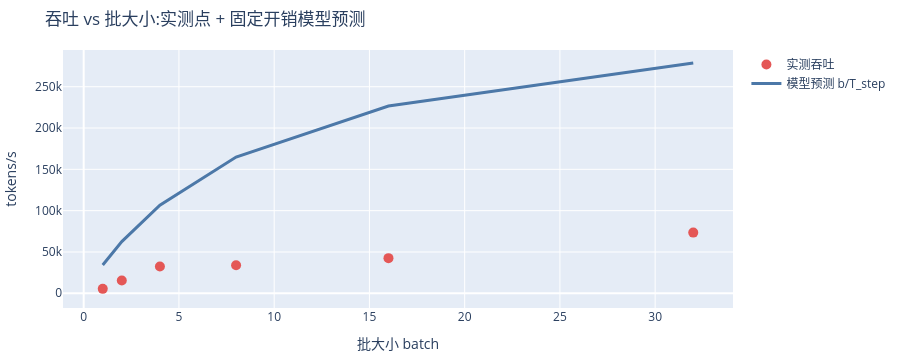

Source (notebook cell):
### Markdown cell above
✅ **模型曲线与实测形态吻合:先陡升、后趋平**——验证了『固定开销 + 线性边际成本』的模型。两条线的间距来自 token 产出率(候选耗尽/EOS 提前终止),这正是真实推理系统的『有效吞吐 vs 理想吞吐』之差。

### Code cell
# 最小二乘拟合固定开销模型:T_step = C_fixed + b*C_per_seq(对每步耗时做线性回归)
b_arr = np.array(batches, dtype=float)                   # 批大小向量
st_arr = np.array(step_times, dtype=float)               # 每步耗时向量
tps_arr = np.array(tps, dtype=float)                     # 实测吞吐向量
Cs, Cf = np.polyfit(b_arr, st_arr, 1)                    # 斜率=Cs(边际成本),截距=Cf(固定开销)
model_tp = b_arr / (Cf + b_arr * Cs)                     # 模型预测吞吐 = b / T_step

print(f"拟合结果: C_fixed = {Cf*1e6:.1f} μs, C_per_seq = {Cs*1e6:.2f} μs/序列")
print(f"模型吞吐上界 1/C_per_seq ≈ {1/Cs:.0f} tokens/s (批无限大时的极限)")
print("batch | 每步耗时(ms) | 实测吞吐 | 模型预测吞吐")
for b, st, real, p in zip(batches, st_arr, tps, model_tp):  # 逐档对比
    print(f"{b:5d} | {st*1e3:9.3f}   | {real:9.0f} | {p:12.0f}")
print("\n注:实测吞吐 < 模型预测,是因为部分序列在语料里走到死路(候选耗尽)提前停止,")
print("    每步并非都产出 token —— 真实 LLM 里对应 EOS 提前终止,同样会拉低有效吞吐。")

import plotly.io as pio
pio.renderers.default = "plotly_mimetype"                # 静态渲染器
import plotly.graph_objects as go
fig = go.Figure()
fig.add_trace(go.Scatter(x=batches, y=tps, mode="markers", name="实测吞吐",
                         marker=dict(size=10, color="#E45756")))
fig.add_trace(go.Scatter(x=batches, y=model_tp, mode="lines", name="模型预测 b/T_step",
                         line=dict(width=3, color="#4C78A8")))
fig.update_layout(title="吞吐 vs 批大小:实测点 + 固定开销模型预测",
                  xaxis_title="批大小 batch", yaxis_title="tokens/s",
                  height=360, margin=dict(l=10, r=10, t=50, b=10))
fig.show()                                               # 展示

### Figure 1 — Plotly figure (JSON) as saved in the notebook; plotly's stock layout.template omitted (floating-point values rounded to 4 significant figures)
{"data": [{"marker": {"color": "#E45756", "size": 10}, "mode": "markers", "name": "实测吞吐", "type": "scatter", "x": [1, 2, 4, 8, 16, 32], "y": [5364.0, 15400.0, 32460.0, 33950.0, 42540.0, 73430.0]}, {"line": {"color": "#4C78A8", "width": 3}, "mode": "lines", "name": "模型预测 b/T_step", "type": "scatter", "x": [1, 2, 4, 8, 16, 32], "y": [34230.0, 62550.0, 106700.0, 164800.0, 226600.0, 278800.0]}], "layout": {"height": 360, "margin": {"b": 10, "l": 10, "r": 10, "t": 50}, "title": {"text": "吞吐 vs 批大小:实测点 + 固定开销模型预测"}, "xaxis": {"title": {"text": "批大小 batch"}}, "yaxis": {"title": {"text": "tokens/s"}}}}
